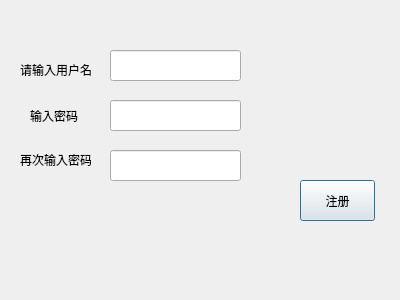
<?xml version="1.0" encoding="UTF-8"?>
<ui version="4.0">
 <class>registerAccount</class>
 <widget class="QDialog" name="registerAccount">
  <property name="geometry">
   <rect>
    <x>0</x>
    <y>0</y>
    <width>400</width>
    <height>300</height>
   </rect>
  </property>
  <property name="windowTitle">
   <string>Dialog</string>
  </property>
  <widget class="QLineEdit" name="password2Edit">
   <property name="geometry">
    <rect>
     <x>110</x>
     <y>150</y>
     <width>131</width>
     <height>31</height>
    </rect>
   </property>
   <property name="echoMode">
    <enum>QLineEdit::Password</enum>
   </property>
  </widget>
  <widget class="QLineEdit" name="usernameEdit">
   <property name="geometry">
    <rect>
     <x>110</x>
     <y>50</y>
     <width>131</width>
     <height>31</height>
    </rect>
   </property>
  </widget>
  <widget class="QLineEdit" name="passwordEdit">
   <property name="geometry">
    <rect>
     <x>110</x>
     <y>100</y>
     <width>131</width>
     <height>31</height>
    </rect>
   </property>
   <property name="echoMode">
    <enum>QLineEdit::Password</enum>
   </property>
  </widget>
  <widget class="QLabel" name="label_2">
   <property name="geometry">
    <rect>
     <x>20</x>
     <y>60</y>
     <width>71</width>
     <height>20</height>
    </rect>
   </property>
   <property name="text">
    <string>请输入用户名</string>
   </property>
  </widget>
  <widget class="QLabel" name="label_4">
   <property name="geometry">
    <rect>
     <x>20</x>
     <y>150</y>
     <width>71</width>
     <height>20</height>
    </rect>
   </property>
   <property name="text">
    <string>再次输入密码</string>
   </property>
  </widget>
  <widget class="QLabel" name="label_3">
   <property name="geometry">
    <rect>
     <x>30</x>
     <y>110</y>
     <width>54</width>
     <height>12</height>
    </rect>
   </property>
   <property name="text">
    <string>输入密码</string>
   </property>
  </widget>
  <widget class="QPushButton" name="register_2">
   <property name="geometry">
    <rect>
     <x>300</x>
     <y>180</y>
     <width>75</width>
     <height>41</height>
    </rect>
   </property>
   <property name="text">
    <string>注册</string>
   </property>
  </widget>
 </widget>
 <resources/>
 <connections/>
</ui>
